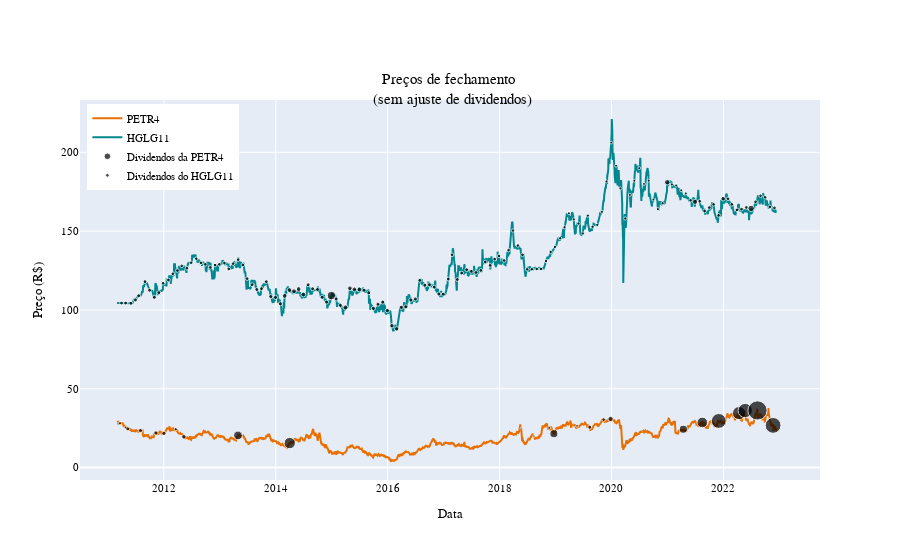

Here is the notebook cell this chart was saved with:
### Code cell
# Plotar os preços da PETR4 e HGLG11 sem ajustes
fig = go.Figure()
fig.add_trace(
    go.Scatter(
        x=petr4_precos["data"],
        y=petr4_precos["preco"],
        mode="lines",
        name="PETR4",
        line=dict(color="#e86f00"),
    )
)
fig.add_trace(
    go.Scatter(
        x=hglg11_precos["data"],
        y=hglg11_precos["preco"],
        mode="lines",
        name="HGLG11",
        line=dict(color="#02878e"),
    )
)
# Adicionar os pontos de dividendos da PETR4 no próprio gráfico de preços
fig.add_trace(
    go.Scatter(
        x=petr4_precos.query('valor_div > 0').data,
        y=petr4_precos.query('valor_div > 0')["preco"],
        mode="markers",
        name="Dividendos da PETR4",
        marker=dict(
            color="black",
            size=(20 * petr4_precos.query('valor_div > 0')["dividend_yield(%)"]) ** 0.5,
            symbol="circle"),
    )
)
# Adicionar os pontos de dividendos da HGLG11 no próprio gráfico de preços, sendo que o tamanho dos pontos é proporcional ao valor do dividendo
fig.add_trace(
    go.Scatter(
        x=hglg11_precos.query('valor_div > 0').data,
        y=hglg11_precos.query('valor_div > 0')["preco"],
        mode="markers",
        name="Dividendos do HGLG11",
        marker=dict(
            color="black",
            size=(20 * hglg11_precos.query('valor_div > 0')["dividend_yield(%)"]) ** 0.5,
            symbol="circle"),
    )
)
fig.update_layout(
    font=dict(family="Fira Code", size=11, color="black"),
    title="Preços de fechamento <br> (sem ajuste de dividendos)",
    title_x=0.5,
    title_y=0.85,
    xaxis_title="Data",
    yaxis_title="Preço (R$)",
    legend=dict(yanchor="top", y=0.99, xanchor="left", x=0.01),
)
fig.show()
# py.plot(fig, filename = 'hglg_petr_2', auto_open=True)

### Figure 1 — Plotly figure (JSON) as saved in the notebook; plotly's stock layout.template omitted (floating-point values rounded to 4 significant figures; data arrays with more than 128 entries replaced by an {"elided": "..."} marker saying what was removed)
{"data": [{"line": {"color": "#e86f00"}, "mode": "lines", "name": "PETR4", "type": "scatter", "x": {"elided": "2925 str values"}, "y": {"elided": "2925 float values"}}, {"line": {"color": "#02878e"}, "mode": "lines", "name": "HGLG11", "type": "scatter", "x": {"elided": "2772 str values"}, "y": {"elided": "2772 float values"}}, {"marker": {"color": "black", "size": [3.295, 3.124, 4.032, 4.126, 4.268, 4.29, 3.174, 4.526, 8.757, 11.32, 1.998, 2.234, 2.819, 8.06, 1.184, 2.748, 3.949, 3.624, 5.213, 0.2, 8.07, 10.6, 14.82, 13.11, 14.33, 19.27, 15.81], "symbol": "circle"}, "mode": "markers", "name": "Dividendos da PETR4", "type": "scatter", "x": ["2011-03-21T00:00:00", "2011-04-28T00:00:00", "2011-05-11T00:00:00", "2011-08-02T00:00:00", "2011-11-11T00:00:00", "2012-01-02T00:00:00", "2012-03-19T00:00:00", "2012-05-11T00:00:00", "2013-04-29T00:00:00", "2014-04-02T00:00:00", "2018-05-21T00:00:00", "2018-08-13T00:00:00", "2018-11-21T00:00:00", "2018-12-21T00:00:00", "2019-04-25T00:00:00", "2019-05-21T00:00:00", "2019-08-12T00:00:00", "2019-11-11T00:00:00", "2019-12-26T00:00:00", "2020-07-22T00:00:00", "2021-04-14T00:00:00", "2021-08-16T00:00:00", "2021-12-01T00:00:00", "2022-04-13T00:00:00", "2022-05-23T00:00:00", "2022-08-11T00:00:00", "2022-11-21T00:00:00"], "y": [28.13, 25.45, 24.6, 23.5, 21.96, 21.73, 24.35, 19.53, 20.42, 15.56, 25.05, 20.04, 25.17, 21.55, 27.8, 26.49, 25.65, 30.45, 30.91, 23.05, 24.35, 28.64, 29.6, 34.57, 36.2, 36.25, 26.78]}, {"marker": {"color": "black", "size": {"elided": "141 float values"}, "symbol": "circle"}, "mode": "markers", "name": "Dividendos do HGLG11", "type": "scatter", "x": {"elided": "141 str values"}, "y": {"elided": "141 float values"}}], "layout": {"font": {"color": "black", "family": "Fira Code", "size": 11}, "legend": {"x": 0.01, "xanchor": "left", "y": 0.99, "yanchor": "top"}, "title": {"text": "Preços de fechamento <br> (sem ajuste de dividendos)", "x": 0.5, "y": 0.85}, "xaxis": {"title": {"text": "Data"}}, "yaxis": {"title": {"text": "Preço (R$)"}}}}
